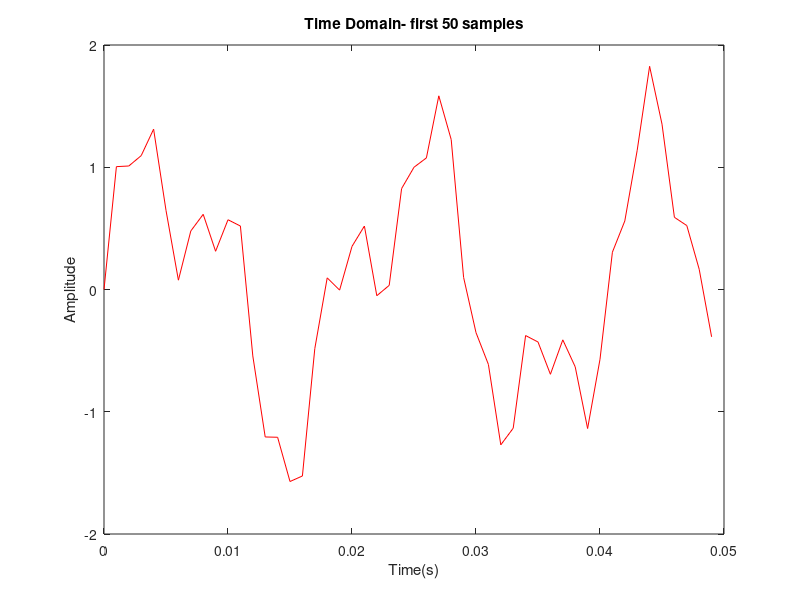

The MATLAB source for this figure:
%--- creating 3 signals---
Fs=1000; % Sampling Frequency
T=1/Fs; %Time between each sample
t= 0:T:1-T; % 1 second of time, 1000 points in total

f1= 50; A1=1.0;
f2= 120; A2=0.6;
f3=300; A3=0.3;


%mix all three
signal= A1*sin(2*pi*f1*t)+A2*sin(2*pi*f2*t)+A3*sin(2*pi*f3*t);
%plot y the time domain (first 50ms)
plot(t(1:50), signal(1:50), 'r');
title('Time Domain- first 50 samples');
xlabel('Time(s)');
ylabel('Amplitude');
